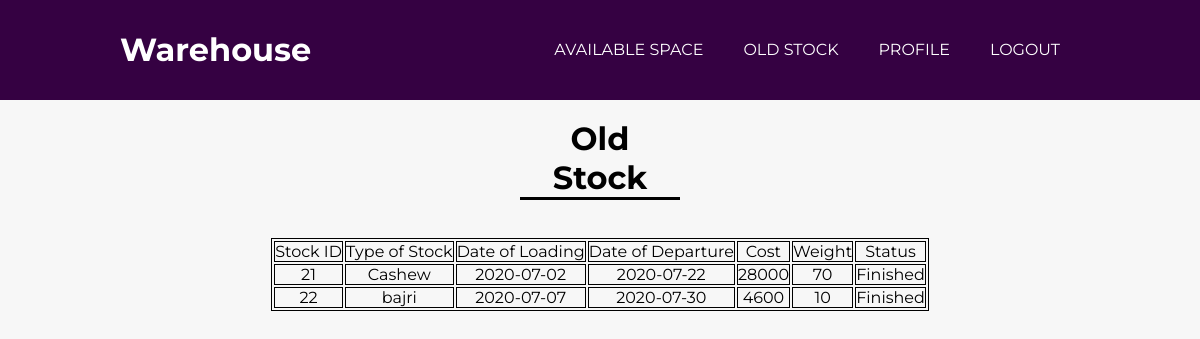
Page /view_old_stock.php (signed in) on the committed database.
### tables this page shows
CREATE TABLE `stockdetails` (
  `stockid` int(11) NOT NULL,
  `email` varchar(50) NOT NULL,
  `typeofstock` varchar(50) NOT NULL,
  `load_date` date NOT NULL,
  `dept_date` date NOT NULL,
  `weight` int(11) NOT NULL,
  `cost` int(11) NOT NULL,
  `status` varchar(20) NOT NULL
);

### view_old_stock.php (the view, shortened to what this page needs)
<?php
include("navbar1.php");
?>
<!DOCTYPE html>
<html>
<head>
</head>
<body>
	<br>
<center><h1 style="border-bottom: 3px solid black; width:160px;">Old Stock</h1></center>
</body>
</html>
<?php
$con=mysqli_connect('localhost','root','','hackathon');
 $sql='select * from stockdetails';
    $x=mysqli_query($con,$sql);
    $y=mysqli_num_rows($x);
    $i=0;
    $dept=array();
    if ($y>0){
        while($z=mysqli_fetch_array($x))
        {
            $dept[$i]=$z['dept_date'];
            $today=date('d-m-Y');
            if(strtotime($today)>strtotime($dept[$i])){
                $sql2= "Update stockdetails SET status='Finished' WHERE stockid=".$z['stockid']."";
                mysqli_query($con,$sql2);
            }
            $i++;
        }
    }
    echo "
    <center>
    <html>
    <body>
    <style>
    table,td,tr{border: 1px solid black; text-align:center; }
    </style>
    <br><br>
    <table align:'center'>
    <tr>
    <td>Stock ID</td>
    <td>Type of Stock</td>
    <td>Date of Loading</td>
    <td>Date of Departure</td>
    <td>Cost</td>
    <td>Weight</td>
    <td>Status</td></tr>";
    $Email=$_SESSION['uid1'];
	$que="select * from stockdetails where email='$Email'";
	$result=mysqli_query($con,$que);
    $r=mysqli_num_rows($result);
    if($r>0)
    {
       while($r1=mysqli_fetch_assoc($result))
       {
         echo '<tr><td>'.$r1['stockid'].'</td>';
        echo '<td>'.$r1['typeofstock'].'</td>';
        echo '<td>'.$r1['load_date'].'</td>';
        echo '<td>'.$r1['dept_date'].'</td>';
        echo '<td>'.$r1['cost'].'</td>';
        echo '<td>'.$r1['weight'].'</td>';
        echo '<td>'.$r1['status'].'</td></tr>';
       }
   }
   echo '</table>';
   echo '</center>';
   echo '</body>';
   echo '</html>';
 ?>

### navbar1.php (shortened to what this page needs)
<!DOCTYPE html>
<html>
<head>
	<link rel="stylesheet" type="text/css" href="styles.css">
	<link rel="stylesheet" href="https://cdnjs.cloudflare.com/ajax/libs/font-awesome/4.7.0/css/font-awesome.min.css">
</head>
<body>
	<header>
		<div class="container">
			<div id="branding">
				<h1>Warehouse</h1>
			</div>
			<nav>
				<ul>
					<li><a href="available_space1.php">Available space</a></li>
					<li><a href="view_old_stock.php">Old Stock</a></li>
					<li><a href="profile.php">Profile</a></li>
					<li><a href="logout.php">Logout</a></li>
				</ul>
			</nav>
		</div>
	</header>
</body>
</html>

### styles.css (style rules this page uses)
* { padding: 0px; margin: 0px; }
body { font-family: 'Montserrat', sans-serif; padding: 0px; margin: 0px; background-color: #f7f7f7; }
.container { width: 80%; margin: auto; overflow: hidden; }
ul { margin: 0px; padding: 0px; }
header { background-color: #350142; color: #ffffff; padding-top: 30px; min-height: 70px; }
header a { color: #ffffff; text-decoration: none; text-transform: uppercase; font-size: 16px; }
header li { float: left; display: inline; padding: 0px 20px 0px 20px; }
header #branding { float: left; }
header #branding h1 { margin: 0; }
header nav { float: right; margin-top: 10px; }

### view_old_stock.php (style rules this page uses)
table,td,tr { border: 1px solid black; text-align:center; }

### rows in the picture
stockdetails: stockid "21", typeofstock "Cashew", load_date "2020-07-02", dept_date "2020-07-22", cost "28000", weight "70", status "Finished"
stockdetails: stockid "22", typeofstock "bajri", load_date "2020-07-07", dept_date "2020-07-30", cost "4600", weight "10", status "Finished"
